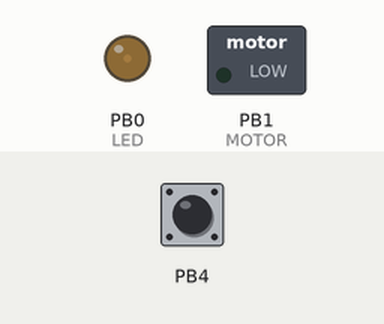
Simulated run of this sketch. Board: ATtiny85, built with avr-gcc and run on an emulated ATtiny85. Shown: switched loads named in the sketch (green lamp = pin HIGH), output pins drawn as LEDs (lit = HIGH). The test bench sets the inputs (shaded band); at power-on: PB4 HIGH.

Above: at 1.2 s.
1.3 s: PB4 pulled LOW for 3.2 s
At 4.72 s:
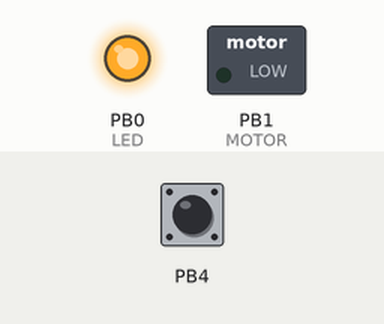
At 5.6 s:
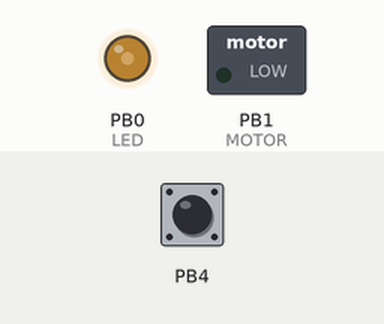
7.2 s: PB4 pulled LOW for 0.15 s
10.3 s: PB4 pulled LOW for 1 s
At 12.27 s:
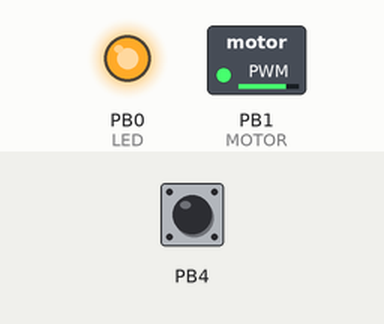
Timing chart, 0 to 20.3 s (numbered marks = the images above; inputs shaded):
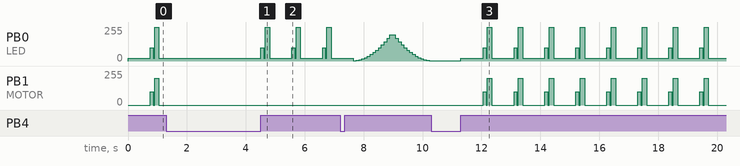

Measured:
- after the input at 1.3 s, PB1 (MOTOR): stops changing and stays 0/255
- after the input at 10.3 s, PB1 (MOTOR): 0/255 → 100/255 after 1.8 s, then repeats every 1.1 s: 0/255 0.05 s, 200/255 0.15 s, 0/255 0.75 s, 100/255 0.10 s
- by itself, PB0 (LED): repeats every 1.1 s: 100/255 0.10 s, 20/255 0.05 s, 255/255 0.15 s, 20/255 0.75 s

The sketch:

Heart_v2.ino
```cpp
#define F_CPU 1200000UL

#define LED PB0   //PWM
#define MOTOR PB1
#define BUTTON PB4

#define DIASTOLE 750
#define ATRIAL_SYSTOLE 100
#define ATRIAL_DIASTOLE 50
#define VENTRICULAR_SYSTOLE 150

#define DIASTOLE_BRIGHTNESS 20
#define ATRIAL_SYSTOLE_BRIGHTNESS 100
#define VENTRICULAR_SYSTOLE_BRIGHTNESS 255

#define DIASTOLE_FREQUENCY 0
#define ATRIAL_SYSTOLE_FREQUENCY 100
#define VENTRICULAR_SYSTOLE_FREQUENCY 200

#define SPEED 95

bool vibration = true;
byte counter = 0;

#include <avr/io.h>
#include <avr/interrupt.h>
//#include <util/delay.h>

ISR(PCINT0_vect)
{
  delay(50);
  if((PINB & (1 << BUTTON)) == 0)
  {
    counter++;

    if(counter > 2)
      counter = 0;

    if(counter == 0 || counter == 1)
      vibration = !vibration;

    analogWrite(MOTOR, DIASTOLE_FREQUENCY);

    while((PINB & (1 << BUTTON)) == 0);
  }
}

void setup()
{
  DDRB &= ~(1 << BUTTON);  //pinMode(BUTTON, INPUT_PULLUP);
  PORTB |= (1 << BUTTON);

  DDRB |= (1 << LED)|(1 << MOTOR);
  PORTB &= ~((1 << LED)|(1 << MOTOR));

  GIMSK |= (1 << PCIE);
  PCMSK |= (1 << BUTTON);
  sei();
}

void loop()
{
  switch(counter)
  {
    case 0: Palpitation();
      break;
    case 1: Palpitation();
      break;
    case 2: Breathing();
      break;
  }
}

void Palpitation()
{
  Beat(DIASTOLE_BRIGHTNESS, DIASTOLE_FREQUENCY, DIASTOLE);
  Beat(ATRIAL_SYSTOLE_BRIGHTNESS, ATRIAL_SYSTOLE_FREQUENCY, ATRIAL_SYSTOLE);
  Beat(DIASTOLE_BRIGHTNESS, DIASTOLE_FREQUENCY, ATRIAL_DIASTOLE);
  Beat(VENTRICULAR_SYSTOLE_BRIGHTNESS, VENTRICULAR_SYSTOLE_FREQUENCY, VENTRICULAR_SYSTOLE);

  /*
  analogWrite(LED, DIASTOLE_BRIGHTNESS);
  analogWrite(MOTOR, DIASTOLE_FREQUENCY);
  _delay_ms(DIASTOLE);

  analogWrite(LED, ATRIAL_SYSTOLE_BRIGHTNESS);
  if(vibration)
    analogWrite(MOTOR, ATRIAL_SYSTOLE_FREQUENCY);
  _delay_ms(ATRIAL_SYSTOLE);

  analogWrite(LED, DIASTOLE_BRIGHTNESS);
  if(vibration)
    analogWrite(MOTOR, DIASTOLE_FREQUENCY);
  _delay_ms(ATRIAL_DIASTOLE);

  analogWrite(LED, VENTRICULAR_SYSTOLE_BRIGHTNESS);
  if(vibration)
    analogWrite(MOTOR, VENTRICULAR_SYSTOLE_FREQUENCY);
  _delay_ms(VENTRICULAR_SYSTOLE);
  */
}

void Beat(byte BRIGHTNESS, byte FREQUENCY, int pause)
{
  if(counter != 0 && counter != 1)
    return;

  analogWrite(LED, BRIGHTNESS);
  if(vibration)
    analogWrite(MOTOR, FREQUENCY);
  delay(pause);
}

void Breathing()
{
  for(byte i = 1; i <= 14; i++)
  {
    if(counter != 2)
      return;

    analogWrite(LED, i*i);
    delay(SPEED);
  }

  for(byte i = 14; i >= 1; i--)
  {
    if(counter != 2)
      return;

    analogWrite(LED, i*i);
    delay(SPEED);
  }
}
```
